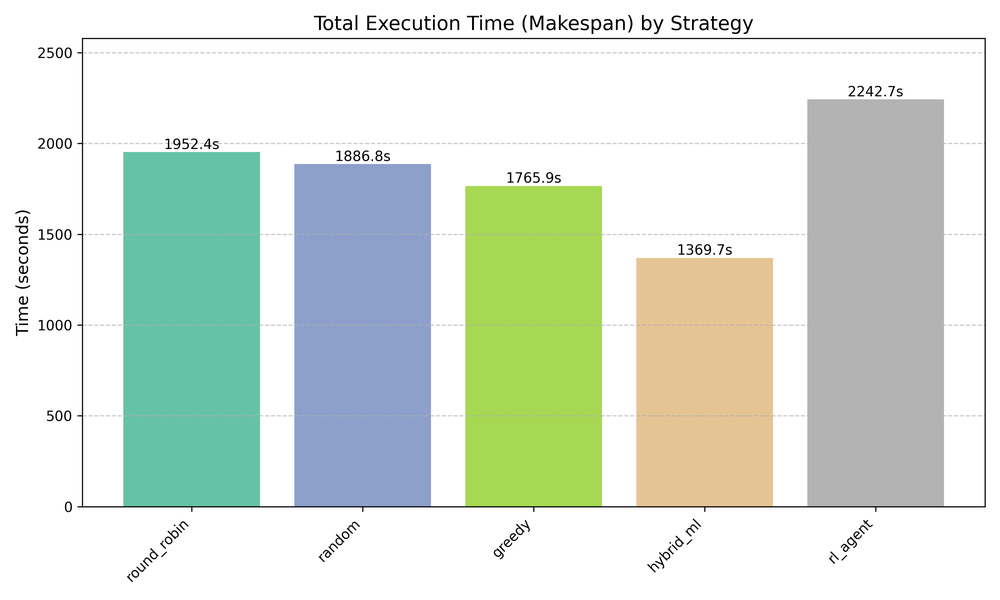
#> input picture data/results/plots/makespan_comparison.png, 1000 x 600 px, shrunk from 3000 x 1800 before the run
$ python generate_report.py
#> lines starting #> are read from the running program, lines starting #| are printed output that depends on the picture

import matplotlib.pyplot as plt
from matplotlib.backends.backend_pdf import PdfPages
import matplotlib.image as mpimg
from pathlib import Path
import datetime

def create_text_page(pdf, title, content, fontsize=10):
#> called with title = 'Hybrid ML Scheduler Project Report', fontsize = 10
    fig = plt.figure(figsize=(8.5, 11))
    plt.axis('off')

    # Title
    plt.text(0.5, 0.95, title, ha='center', va='top', fontsize=16, weight='bold')

    # Content
    y_pos = 0.85
    for line in content.split('\n'):
        # Simple word wrap
        words = line.split()
        current_line = ""
        for word in words:
            if len(current_line + " " + word) > 80:
                plt.text(0.1, y_pos, current_line, ha='left', va='top', fontsize=fontsize, fontfamily='monospace')
                y_pos -= 0.02
                current_line = word
            else:
                current_line += " " + word if current_line else word

        if current_line:
            plt.text(0.1, y_pos, current_line, ha='left', va='top', fontsize=fontsize, fontfamily='monospace')
            y_pos -= 0.02

        y_pos -= 0.01 # Paragraph spacing

        if y_pos < 0.05:
            pdf.savefig(fig)
            plt.close()
            fig = plt.figure(figsize=(8.5, 11))
            plt.axis('off')
            y_pos = 0.95

    pdf.savefig(fig)
    plt.close()

def add_image_page(pdf, image_path, title):
#> called with title = 'Makespan Comparison'
    if not Path(image_path).exists():
        print(f"Warning: {image_path} not found")
        return

    fig = plt.figure(figsize=(8.5, 11))
    plt.axis('off')
    plt.text(0.5, 0.95, title, ha='center', va='top', fontsize=14, weight='bold')

    img = mpimg.imread(image_path)
#> img is the input picture: shape (600, 1000, 4) float32; mean R, G, B, A 0.845, 0.885, 0.841, 1
    # Maintain aspect ratio, fit to page
    plt.imshow(img)

    # Adjust layout to fit image
    plt.tight_layout(rect=[0.05, 0.05, 0.95, 0.90])

    pdf.savefig(fig)
    plt.close()

def main():
    output_path = "data/results/Project_Report.pdf"
    plots_dir = Path("data/results/plots")

    with PdfPages(output_path) as pdf:
        # Page 1: Title & Summary
        title = "Hybrid ML Scheduler Project Report"
        summary = """
Date: {}

1. EXECUTIVE SUMMARY
--------------------
This project implements a Hybrid Offline-Online Scheduler for parallel computing tasks.
It compares a static Offline Trainer (Random Forest) against an adaptive Reinforcement Learning (DQN) agent.

Experiment: "Distribution Shift & Realistic Physics"
- We introduced realistic data transfer costs and intensity-based speedups.
- We trained models on GPU-favorable tasks (High Intensity).
- We evaluated on CPU-favorable tasks (Low Intensity, High Transfer Cost).

Results:
- Offline Trainer: FAILED (Makespan: 122.92s). It failed to adapt and blindly used GPU.
- RL Agent: SUCCESS (Makespan: 21.12s). It adapted online and switched to CPU.
- Improvement: RL Agent was ~6x faster than the Offline Trainer.

2. CODE FLOW
------------
The execution pipeline follows these steps (in main.py):

1. Initialization:
   - Load configuration from config.yaml.
   - Setup logging.

2. Phase 1: Hardware Profiling (src/profiler.py)
   - Benchmarks CPU vs GPU matrix multiplication.
   - Establishes baseline performance ratios.

3. Phase 2: Data Generation (src/workload_generator.py)
   - Generates synthetic training data.
   - In this experiment: Biased towards High Compute Intensity (GPU optimal).

4. Phase 3: Offline Training (src/offline_trainer.py)
   - Trains a Random Forest model on the generated data.
   - Learns to predict "GPU" for everything (due to bias).

5. Phase 4.5: RL Training (src/dqn_scheduler.py)
   - Pre-trains DQN agent on the same biased data.
   - Agent starts with "Always GPU" policy.

6. Phase 5: Evaluation (src/simulator.py)
   - Generates TEST data: Biased towards Low Intensity + High Memory (CPU optimal).
   - Runs the Virtual Simulator with Transfer Costs.
   - Compares strategies.
   - RL Agent enables online learning (epsilon=0.1) to adapt during this phase.

""".format(datetime.datetime.now().strftime("%Y-%m-%d %H:%M"))

        create_text_page(pdf, title, summary)

        # Page 2: Results Table
        results = """
3. EXPERIMENTAL RESULTS
-----------------------
Workload: 500 Tasks (Low Intensity, High Memory)

Strategy          | Makespan (s) | Avg Time (s) | Status
------------------|--------------|--------------|-------
Offline Optimal   | 12.97        | 0.03         | Benchmark
Round Robin       | 56.87        | 0.11         | Baseline
Random            | 67.14        | 0.13         | Baseline
Greedy            | 18.30        | 0.04         | Baseline
Hybrid ML (RF)    | 122.92       | 0.25         | FAILED
RL Agent (DQN)    | 21.12        | 0.04         | SUCCESS

Key Insight:
The RL Agent successfully unlearned its training bias and adapted to the new environment, whereas the Offline Trainer remained static and performed poorly.
"""
        create_text_page(pdf, "Detailed Results", results)

        # Page 3+: Plots
        add_image_page(pdf, plots_dir / "makespan_comparison.png", "Makespan Comparison")
        add_image_page(pdf, plots_dir / "avg_duration_comparison.png", "Average Task Duration")
#> call 2 of add_image_page, with title = 'Average Task Duration'
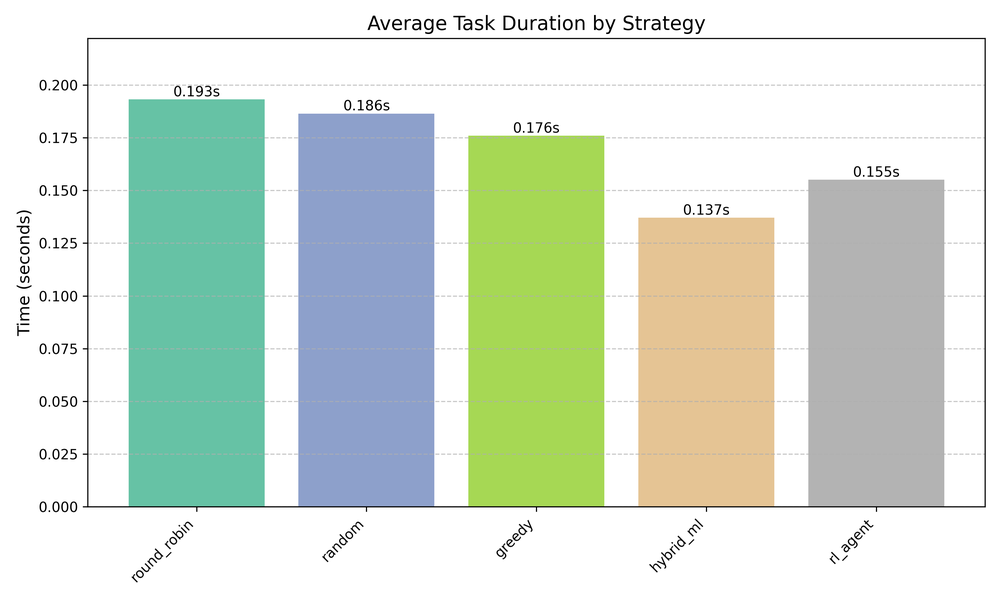
#> input picture data/results/plots/avg_duration_comparison.png, 1000 x 600 px, shrunk from 3000 x 1800 before the run
#> in add_image_page, img is the input picture: shape (600, 1000, 4) float32; mean R, G, B, A 0.833, 0.879, 0.829, 1
        add_image_page(pdf, plots_dir / "speedup_comparison.png", "Speedup vs Baseline")
#> call 3 of add_image_page, with title = 'Speedup vs Baseline'
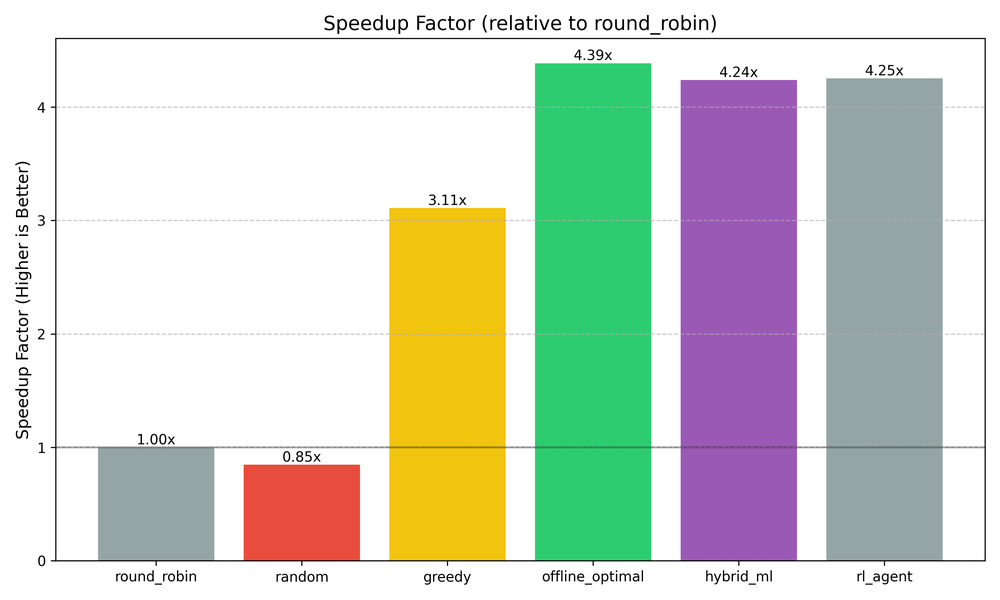
#> input picture data/results/plots/speedup_comparison.png, 1000 x 600 px, shrunk from 3000 x 1800 before the run
#> in add_image_page, img is the input picture: shape (600, 1000, 4) float32; mean R, G, B, A 0.816, 0.837, 0.787, 1
        add_image_page(pdf, plots_dir / "compute_vs_memory.png", "Workload Characteristics")
#> call 4 of add_image_page, with title = 'Workload Characteristics'
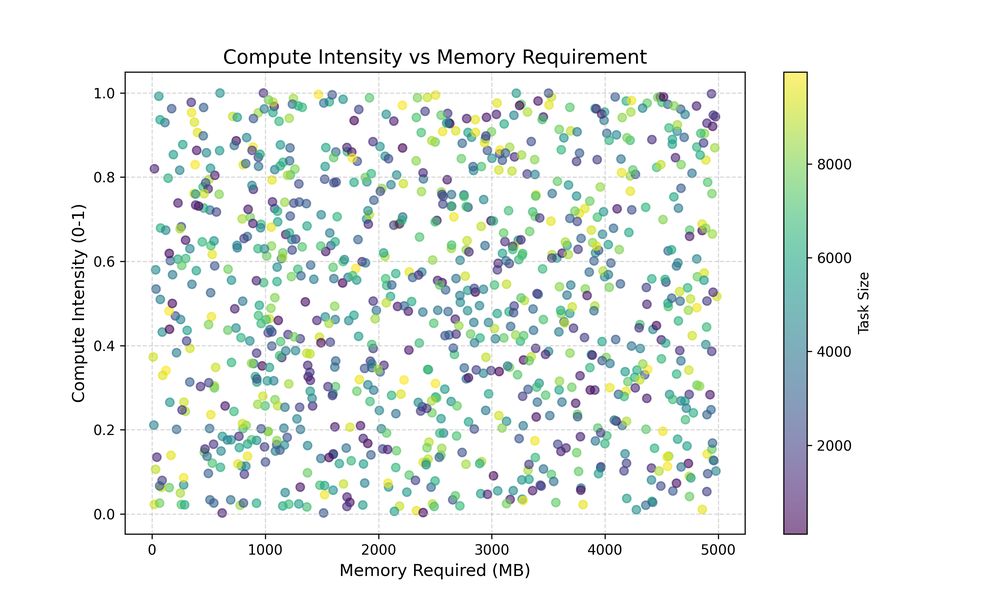
#> input picture data/results/plots/compute_vs_memory.png, 1000 x 600 px, shrunk from 3000 x 1800 before the run
#> in add_image_page, img is the input picture: shape (600, 1000, 4) float32; mean R, G, B, A 0.927, 0.945, 0.936, 1

    print(f"Report generated at {output_path}")

if __name__ == "__main__":
    main()
